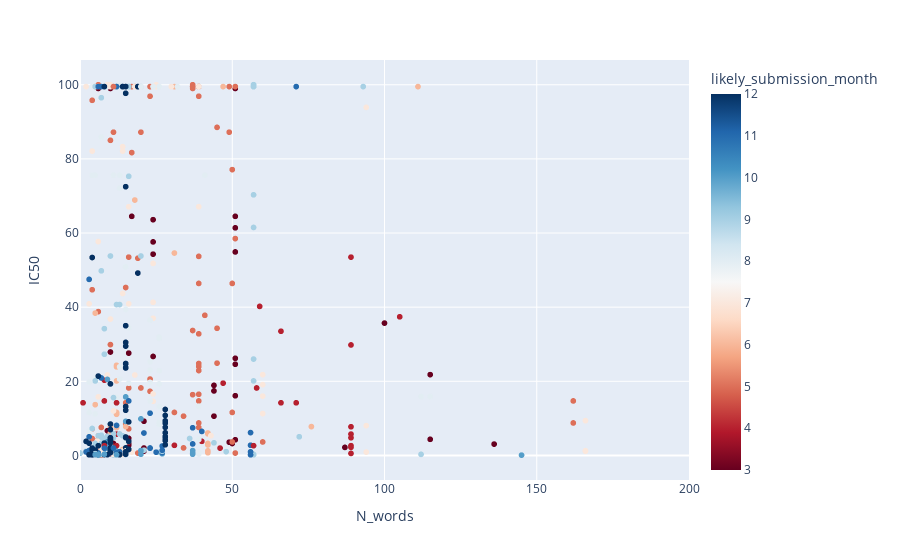

Notebook code cell kept with this figure:
### Code cell
import plotly.express as px
import numpy as np
from datetime import datetime

fig = px.scatter(moonshot.loc[moonshot.likely_submission_month < 13],
          x='N_words', y='IC50',
           #log_y=True,
          color='likely_submission_month',
          #opacity=0.2
                )
fig.update_xaxes(range=[0, 200])
fig.update_coloraxes(colorscale=px.colors.sequential.RdBu)
fig

### Figure 1 — Plotly figure (JSON) as saved in the notebook; plotly's stock layout.template omitted (floating-point values rounded to 4 significant figures; data arrays with more than 128 entries replaced by an {"elided": "..."} marker saying what was removed)
{"data": [{"hovertemplate": "N_words=%{x}<br>IC50=%{y}<br>likely_submission_month=%{marker.color}<extra></extra>", "legendgroup": "", "marker": {"color": {"elided": "16604 int values"}, "coloraxis": "coloraxis", "symbol": "circle"}, "mode": "markers", "name": "", "showlegend": false, "type": "scattergl", "x": {"elided": "16604 int values"}, "xaxis": "x", "y": {"elided": "16604 float values"}, "yaxis": "y"}], "layout": {"autosize": true, "coloraxis": {"colorbar": {"title": {"text": "likely_submission_month"}}, "colorscale": [[0, "rgb(103,0,31)"], [0.1, "rgb(178,24,43)"], [0.2, "rgb(214,96,77)"], [0.3, "rgb(244,165,130)"], [0.4, "rgb(253,219,199)"], [0.5, "rgb(247,247,247)"], [0.6, "rgb(209,229,240)"], [0.7, "rgb(146,197,222)"], [0.8, "rgb(67,147,195)"], [0.9, "rgb(33,102,172)"], [1, "rgb(5,48,97)"]]}, "legend": {"tracegroupgap": 0}, "margin": {"t": 60}, "xaxis": {"anchor": "y", "domain": [0, 1], "range": [0, 200], "title": {"text": "N_words"}, "type": "linear"}, "yaxis": {"anchor": "x", "autorange": true, "domain": [0, 1], "range": [-6.748, 106.8], "title": {"text": "IC50"}, "type": "linear"}}}
